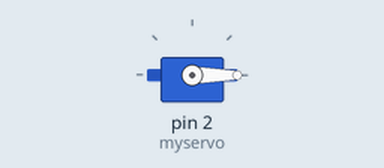
Recording of a sketch running on a simulated Arduino Uno, built with avr-gcc and run on an emulated ATmega328P. On the bench: servo.

Above: at 0.05 s.
At 2.5 s:
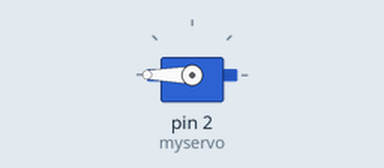
At 5.0 s:
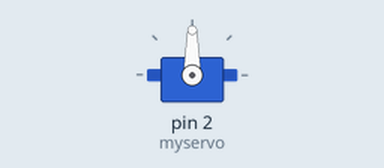
Timing chart, 0 to 7.8 s (numbered marks = the images above):
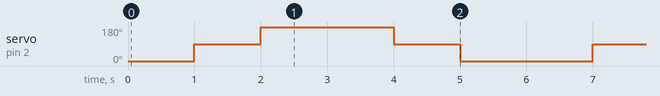

The sketch:

Project_6.ino
```cpp
#include <Servo.h>

Servo myservo;
int pos = 0;

void setup() {
myservo.attach(2);
}

void loop() {
for (pos = 0; pos <= 180; pos += 90) {
  myservo.write(pos);
  delay(1000);
}
for (pos = 180; pos >= 0; pos -= 90) {
myservo.write(pos);
delay(1000);
}
}
```

Measured:
- by itself, servo on pin 2 (myservo): repeats every 6.0 s: 180° 2.0 s, 90° 1.0 s, 0° 2.0 s, 90° 1.0 s
